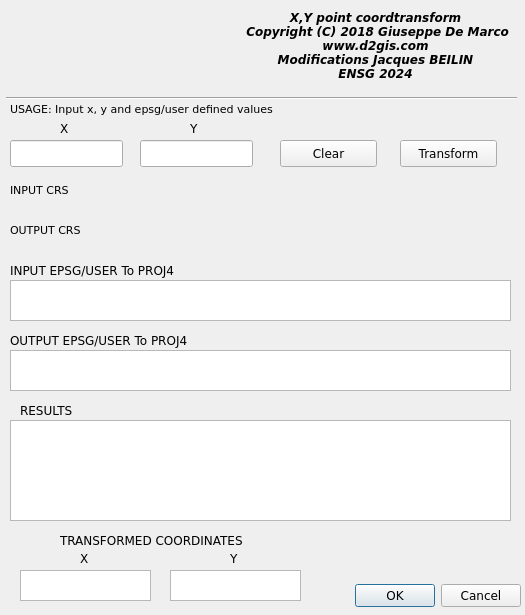
<?xml version="1.0" encoding="UTF-8"?>
<ui version="4.0">
 <class>Coordtransform</class>
 <widget class="QDialog" name="Coordtransform">
  <property name="geometry">
   <rect>
    <x>0</x>
    <y>0</y>
    <width>525</width>
    <height>615</height>
   </rect>
  </property>
  <property name="windowTitle">
   <string>Coordtransform</string>
  </property>
  <widget class="QDialogButtonBox" name="OK">
   <property name="geometry">
    <rect>
     <x>350</x>
     <y>580</y>
     <width>171</width>
     <height>32</height>
    </rect>
   </property>
   <property name="font">
    <font>
     <family>Verdana</family>
     <pointsize>9</pointsize>
    </font>
   </property>
   <property name="orientation">
    <enum>Qt::Horizontal</enum>
   </property>
   <property name="standardButtons">
    <set>QDialogButtonBox::Cancel|QDialogButtonBox::Ok</set>
   </property>
  </widget>
  <widget class="QLineEdit" name="X">
   <property name="geometry">
    <rect>
     <x>10</x>
     <y>140</y>
     <width>113</width>
     <height>27</height>
    </rect>
   </property>
   <property name="font">
    <font>
     <family>Verdana</family>
     <pointsize>8</pointsize>
    </font>
   </property>
  </widget>
  <widget class="QLineEdit" name="Y">
   <property name="geometry">
    <rect>
     <x>140</x>
     <y>140</y>
     <width>113</width>
     <height>27</height>
    </rect>
   </property>
   <property name="font">
    <font>
     <family>Verdana</family>
     <pointsize>8</pointsize>
    </font>
   </property>
  </widget>
  <widget class="QTextBrowser" name="results">
   <property name="geometry">
    <rect>
     <x>10</x>
     <y>420</y>
     <width>501</width>
     <height>101</height>
    </rect>
   </property>
   <property name="font">
    <font>
     <family>Verdana</family>
     <pointsize>8</pointsize>
    </font>
   </property>
  </widget>
  <widget class="QLabel" name="label">
   <property name="geometry">
    <rect>
     <x>10</x>
     <y>100</y>
     <width>281</width>
     <height>17</height>
    </rect>
   </property>
   <property name="font">
    <font>
     <family>Verdana</family>
     <pointsize>8</pointsize>
    </font>
   </property>
   <property name="text">
    <string>USAGE: Input x, y and epsg/user defined values</string>
   </property>
  </widget>
  <widget class="QLabel" name="label_2">
   <property name="geometry">
    <rect>
     <x>60</x>
     <y>120</y>
     <width>21</width>
     <height>17</height>
    </rect>
   </property>
   <property name="font">
    <font>
     <family>Verdana</family>
     <pointsize>9</pointsize>
    </font>
   </property>
   <property name="text">
    <string>X</string>
   </property>
  </widget>
  <widget class="QLabel" name="label_3">
   <property name="geometry">
    <rect>
     <x>190</x>
     <y>120</y>
     <width>21</width>
     <height>17</height>
    </rect>
   </property>
   <property name="font">
    <font>
     <family>Verdana</family>
     <pointsize>9</pointsize>
    </font>
   </property>
   <property name="text">
    <string>Y</string>
   </property>
  </widget>
  <widget class="QPushButton" name="transform">
   <property name="geometry">
    <rect>
     <x>400</x>
     <y>140</y>
     <width>97</width>
     <height>27</height>
    </rect>
   </property>
   <property name="font">
    <font>
     <family>Verdana</family>
     <pointsize>9</pointsize>
    </font>
   </property>
   <property name="text">
    <string>Transform</string>
   </property>
  </widget>
  <widget class="QLabel" name="label_6">
   <property name="geometry">
    <rect>
     <x>20</x>
     <y>400</y>
     <width>61</width>
     <height>20</height>
    </rect>
   </property>
   <property name="font">
    <font>
     <family>Verdana</family>
     <pointsize>9</pointsize>
    </font>
   </property>
   <property name="text">
    <string>RESULTS</string>
   </property>
  </widget>
  <widget class="QPushButton" name="clear">
   <property name="geometry">
    <rect>
     <x>280</x>
     <y>140</y>
     <width>97</width>
     <height>27</height>
    </rect>
   </property>
   <property name="font">
    <font>
     <family>Verdana</family>
     <pointsize>9</pointsize>
     <italic>false</italic>
    </font>
   </property>
   <property name="text">
    <string>Clear</string>
   </property>
  </widget>
  <widget class="QLabel" name="label_8">
   <property name="geometry">
    <rect>
     <x>240</x>
     <y>10</y>
     <width>271</width>
     <height>71</height>
    </rect>
   </property>
   <property name="font">
    <font>
     <family>Verdana</family>
     <pointsize>9</pointsize>
     <weight>75</weight>
     <italic>true</italic>
     <bold>true</bold>
    </font>
   </property>
   <property name="layoutDirection">
    <enum>Qt::LeftToRight</enum>
   </property>
   <property name="text">
    <string>X,Y point coordtransform
 Copyright (C) 2018 Giuseppe De Marco
www.d2gis.com
Modifications Jacques BEILIN
ENSG 2024</string>
   </property>
   <property name="textFormat">
    <enum>Qt::PlainText</enum>
   </property>
   <property name="alignment">
    <set>Qt::AlignCenter</set>
   </property>
  </widget>
  <widget class="Line" name="line">
   <property name="geometry">
    <rect>
     <x>6</x>
     <y>90</y>
     <width>511</width>
     <height>16</height>
    </rect>
   </property>
   <property name="orientation">
    <enum>Qt::Horizontal</enum>
   </property>
  </widget>
  <widget class="QLabel" name="label_9">
   <property name="geometry">
    <rect>
     <x>30</x>
     <y>0</y>
     <width>221</width>
     <height>61</height>
    </rect>
   </property>
   <property name="text">
    <string/>
   </property>
   <property name="pixmap">
    <pixmap resource="resources.qrc">:/plugins/coordtransform/logo.png</pixmap>
   </property>
  </widget>
  <widget class="QLabel" name="label_7">
   <property name="geometry">
    <rect>
     <x>10</x>
     <y>260</y>
     <width>211</width>
     <height>20</height>
    </rect>
   </property>
   <property name="font">
    <font>
     <family>Verdana</family>
     <pointsize>9</pointsize>
    </font>
   </property>
   <property name="text">
    <string>INPUT EPSG/USER To PROJ4</string>
   </property>
  </widget>
  <widget class="QLabel" name="label_10">
   <property name="geometry">
    <rect>
     <x>10</x>
     <y>330</y>
     <width>221</width>
     <height>20</height>
    </rect>
   </property>
   <property name="font">
    <font>
     <family>Verdana</family>
     <pointsize>9</pointsize>
    </font>
   </property>
   <property name="text">
    <string>OUTPUT EPSG/USER To PROJ4</string>
   </property>
  </widget>
  <widget class="QLabel" name="label_11">
   <property name="geometry">
    <rect>
     <x>80</x>
     <y>550</y>
     <width>21</width>
     <height>17</height>
    </rect>
   </property>
   <property name="font">
    <font>
     <family>Verdana</family>
     <pointsize>9</pointsize>
    </font>
   </property>
   <property name="text">
    <string>X</string>
   </property>
  </widget>
  <widget class="QLabel" name="label_12">
   <property name="geometry">
    <rect>
     <x>230</x>
     <y>550</y>
     <width>21</width>
     <height>17</height>
    </rect>
   </property>
   <property name="font">
    <font>
     <family>Verdana</family>
     <pointsize>9</pointsize>
    </font>
   </property>
   <property name="text">
    <string>Y</string>
   </property>
  </widget>
  <widget class="QLabel" name="label_13">
   <property name="geometry">
    <rect>
     <x>60</x>
     <y>530</y>
     <width>251</width>
     <height>20</height>
    </rect>
   </property>
   <property name="font">
    <font>
     <family>Verdana</family>
     <pointsize>9</pointsize>
    </font>
   </property>
   <property name="text">
    <string>TRANSFORMED COORDINATES</string>
   </property>
  </widget>
  <widget class="QTextBrowser" name="inputproj4">
   <property name="geometry">
    <rect>
     <x>10</x>
     <y>280</y>
     <width>501</width>
     <height>41</height>
    </rect>
   </property>
   <property name="font">
    <font>
     <family>Verdana</family>
     <pointsize>8</pointsize>
    </font>
   </property>
  </widget>
  <widget class="QTextBrowser" name="outputproj4">
   <property name="geometry">
    <rect>
     <x>10</x>
     <y>350</y>
     <width>501</width>
     <height>41</height>
    </rect>
   </property>
   <property name="font">
    <font>
     <family>Verdana</family>
     <pointsize>8</pointsize>
    </font>
   </property>
  </widget>
  <widget class="QTextBrowser" name="trfX">
   <property name="geometry">
    <rect>
     <x>20</x>
     <y>570</y>
     <width>131</width>
     <height>31</height>
    </rect>
   </property>
   <property name="font">
    <font>
     <family>Verdana</family>
     <pointsize>8</pointsize>
    </font>
   </property>
  </widget>
  <widget class="QTextBrowser" name="trfY">
   <property name="geometry">
    <rect>
     <x>170</x>
     <y>570</y>
     <width>131</width>
     <height>31</height>
    </rect>
   </property>
   <property name="font">
    <font>
     <family>Verdana</family>
     <pointsize>8</pointsize>
    </font>
   </property>
  </widget>
  <widget class="QgsProjectionSelectionWidget" name="mQgsProjectionSelectionWidgetINPUT">
   <property name="geometry">
    <rect>
     <x>100</x>
     <y>177</y>
     <width>391</width>
     <height>27</height>
    </rect>
   </property>
  </widget>
  <widget class="QgsProjectionSelectionWidget" name="mQgsProjectionSelectionWidgetOUTPUT">
   <property name="geometry">
    <rect>
     <x>100</x>
     <y>217</y>
     <width>391</width>
     <height>27</height>
    </rect>
   </property>
  </widget>
  <widget class="QLabel" name="label_14">
   <property name="geometry">
    <rect>
     <x>10</x>
     <y>180</y>
     <width>111</width>
     <height>20</height>
    </rect>
   </property>
   <property name="font">
    <font>
     <family>Verdana</family>
     <pointsize>8</pointsize>
    </font>
   </property>
   <property name="text">
    <string>INPUT CRS</string>
   </property>
  </widget>
  <widget class="QLabel" name="label_15">
   <property name="geometry">
    <rect>
     <x>10</x>
     <y>220</y>
     <width>121</width>
     <height>20</height>
    </rect>
   </property>
   <property name="font">
    <font>
     <family>Verdana</family>
     <pointsize>8</pointsize>
     <italic>false</italic>
    </font>
   </property>
   <property name="text">
    <string>OUTPUT CRS</string>
   </property>
  </widget>
 </widget>
 <customwidgets>
  <customwidget>
   <class>QgsProjectionSelectionWidget</class>
   <extends>QWidget</extends>
   <header>qgsprojectionselectionwidget.h</header>
  </customwidget>
 </customwidgets>
 <connections>
  <connection>
   <sender>OK</sender>
   <signal>accepted()</signal>
   <receiver>Coordtransform</receiver>
   <slot>accept()</slot>
   <hints>
    <hint type="sourcelabel">
     <x>248</x>
     <y>254</y>
    </hint>
    <hint type="destinationlabel">
     <x>157</x>
     <y>274</y>
    </hint>
   </hints>
  </connection>
  <connection>
   <sender>OK</sender>
   <signal>rejected()</signal>
   <receiver>Coordtransform</receiver>
   <slot>reject()</slot>
   <hints>
    <hint type="sourcelabel">
     <x>316</x>
     <y>260</y>
    </hint>
    <hint type="destinationlabel">
     <x>286</x>
     <y>274</y>
    </hint>
   </hints>
  </connection>
 </connections>
</ui>
